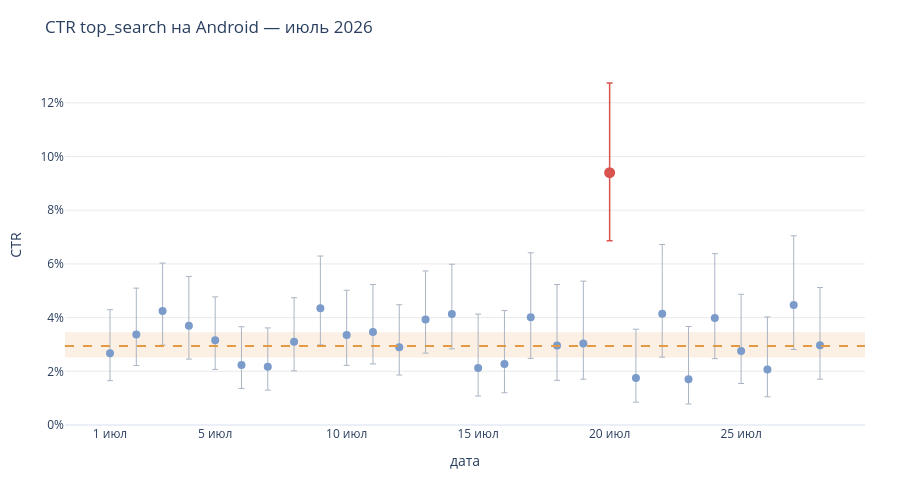

The notebook cell saved with this chart:
### Markdown cell above
##### CTR с доверительным интервалом

### Code cell
import plotly.graph_objects as go

focus_july = focus_ci[
    focus_ci["event_date"].between(
        pd.Timestamp("2026-07-01"),
        pd.Timestamp("2026-07-28"),
    )
].sort_values("event_date").copy()

day = pd.Timestamp("2026-07-20")

regular_days = focus_july[focus_july["event_date"] != day]
target_day = focus_july[focus_july["event_date"] == day].iloc[0]

baseline_days = focus_july[
    (focus_july["event_date"] >= pd.Timestamp("2026-07-15"))
    & (focus_july["event_date"] != day)
]

baseline = proportion_table(
    baseline_days.assign(period="база"),
    group_cols=["period"],
    success_col="successes",
    n_col="n",
    rate_name="ctr",
).iloc[0]

fig = go.Figure()

fig.add_trace(go.Scatter(
    x=regular_days["event_date"],
    y=regular_days["ctr"],
    mode="markers",
    marker=dict(color="#7B9CCB", size=8),
    error_y=dict(
        type="data",
        array=regular_days["ci_high"] - regular_days["ctr"],
        arrayminus=regular_days["ctr"] - regular_days["ci_low"],
        color="#AAB4C3",
        thickness=1,
        width=3,
    ),
    hovertemplate="%{x|%d.%m.%Y}<br>CTR: %{y:.1%}<extra></extra>",
    showlegend=False,
))

fig.add_trace(go.Scatter(
    x=[target_day["event_date"]],
    y=[target_day["ctr"]],
    mode="markers",
    marker=dict(color="#D9534F", size=11),
    error_y=dict(
        type="data",
        array=[target_day["ci_high"] - target_day["ctr"]],
        arrayminus=[target_day["ctr"] - target_day["ci_low"]],
        color="#D9534F",
        thickness=1.5,
        width=3,
    ),
    hovertemplate="%{x|%d.%m.%Y}<br>CTR: %{y:.1%}<extra></extra>",
    showlegend=False,
))

fig.add_hrect(
    y0=baseline["ci_low"],
    y1=baseline["ci_high"],
    fillcolor="#E39A45",
    opacity=0.15,
    line_width=0,
    layer="below",
)

fig.add_hline(
    y=baseline["ctr"],
    line_dash="dash",
    line_color="#E39A45",
    line_width=2
)

fig.update_layout(
    title="CTR top_search на Android — июль 2026",
    xaxis_title="дата",
    yaxis_title="CTR",
    yaxis_tickformat=".0%",
    height=500,
    template="plotly_white",
    showlegend=False,
    margin=dict(l=65, r=35, t=65, b=75),
)

tick_dates = pd.to_datetime([
    "2026-07-01", "2026-07-05", "2026-07-10",
    "2026-07-15", "2026-07-20", "2026-07-25",
])

fig.update_xaxes(
    tickmode="array",
    tickvals=tick_dates,
    ticktext=["1 июл", "5 июл", "10 июл", "15 июл", "20 июл", "25 июл"],
    showgrid=False,
)

fig.update_yaxes(
    showgrid=True,
    gridcolor="#EAEAEA",
    rangemode="tozero",
)

fig.show()

print(f"20 июля: CTR {target_day['ctr']:.1%}")
print(f"95% ДИ: {target_day['ci_low']:.1%}–{target_day['ci_high']:.1%}")
print(f"база 15–28 июля без 20 июля: CTR {baseline['ctr']:.1%}")
print(f"95% ДИ: {baseline['ci_low']:.1%}–{baseline['ci_high']:.1%}")

### Figure 1 — Plotly figure (JSON) as saved in the notebook; plotly's stock layout.template omitted (floating-point values rounded to 4 significant figures)
{"data": [{"error_y": {"array": [0.01624, 0.01727, 0.01785, 0.01837, 0.01619, 0.01422, 0.01442, 0.0164, 0.01947, 0.01669, 0.01771, 0.01583, 0.01808, 0.01854, 0.02009, 0.0199, 0.02404, 0.02266, 0.0232, 0.01818, 0.0258, 0.01964, 0.02393, 0.02112, 0.01958, 0.02573, 0.02149], "arrayminus": [0.0102, 0.01156, 0.01274, 0.01243, 0.01082, 0.008775, 0.008746, 0.01085, 0.01364, 0.01127, 0.01186, 0.01034, 0.01254, 0.01297, 0.01043, 0.01073, 0.01527, 0.01301, 0.01334, 0.008998, 0.01617, 0.009211, 0.01519, 0.01211, 0.01016, 0.01662, 0.01263], "color": "#AAB4C3", "thickness": 1, "type": "data", "width": 3}, "hovertemplate": "%{x|%d.%m.%Y}<br>CTR: %{y:.1%}<extra></extra>", "marker": {"color": "#7B9CCB", "size": 8}, "mode": "markers", "showlegend": false, "type": "scatter", "x": ["2026-07-01T00:00:00.000000", "2026-07-02T00:00:00.000000", "2026-07-03T00:00:00.000000", "2026-07-04T00:00:00.000000", "2026-07-05T00:00:00.000000", "2026-07-06T00:00:00.000000", "2026-07-07T00:00:00.000000", "2026-07-08T00:00:00.000000", "2026-07-09T00:00:00.000000", "2026-07-10T00:00:00.000000", "2026-07-11T00:00:00.000000", "2026-07-12T00:00:00.000000", "2026-07-13T00:00:00.000000", "2026-07-14T00:00:00.000000", "2026-07-15T00:00:00.000000", "2026-07-16T00:00:00.000000", "2026-07-17T00:00:00.000000", "2026-07-18T00:00:00.000000", "2026-07-19T00:00:00.000000", "2026-07-21T00:00:00.000000", "2026-07-22T00:00:00.000000", "2026-07-23T00:00:00.000000", "2026-07-24T00:00:00.000000", "2026-07-25T00:00:00.000000", "2026-07-26T00:00:00.000000", "2026-07-27T00:00:00.000000", "2026-07-28T00:00:00.000000"], "y": [0.02671, 0.03371, 0.04246, 0.03697, 0.03153, 0.02239, 0.02174, 0.03101, 0.04348, 0.03349, 0.0346, 0.02896, 0.03931, 0.04134, 0.02122, 0.02273, 0.0401, 0.02965, 0.03039, 0.0175, 0.04144, 0.01705, 0.0399, 0.02757, 0.02067, 0.04474, 0.0297]}, {"error_y": {"array": [0.03339], "arrayminus": [0.02533], "color": "#D9534F", "thickness": 1.5, "type": "data", "width": 3}, "hovertemplate": "%{x|%d.%m.%Y}<br>CTR: %{y:.1%}<extra></extra>", "marker": {"color": "#D9534F", "size": 11}, "mode": "markers", "showlegend": false, "type": "scatter", "x": ["2026-07-20T00:00:00"], "y": [0.09399]}], "layout": {"height": 500, "margin": {"b": 75, "l": 65, "r": 35, "t": 65}, "shapes": [{"fillcolor": "#E39A45", "layer": "below", "line": {"width": 0}, "opacity": 0.15, "type": "rect", "x0": 0, "x1": 1, "xref": "x domain", "y0": 0.02512, "y1": 0.03452, "yref": "y"}, {"line": {"color": "#E39A45", "dash": "dash", "width": 2}, "type": "line", "x0": 0, "x1": 1, "xref": "x domain", "y0": 0.02946, "y1": 0.02946, "yref": "y"}], "showlegend": false, "title": {"text": "CTR top_search на Android — июль 2026"}, "xaxis": {"showgrid": false, "tickmode": "array", "ticktext": ["1 июл", "5 июл", "10 июл", "15 июл", "20 июл", "25 июл"], "tickvals": ["2026-07-01T00:00:00.000000", "2026-07-05T00:00:00.000000", "2026-07-10T00:00:00.000000", "2026-07-15T00:00:00.000000", "2026-07-20T00:00:00.000000", "2026-07-25T00:00:00.000000"], "title": {"text": "дата"}}, "yaxis": {"gridcolor": "#EAEAEA", "rangemode": "tozero", "showgrid": true, "tickformat": ".0%", "title": {"text": "CTR"}}}}
